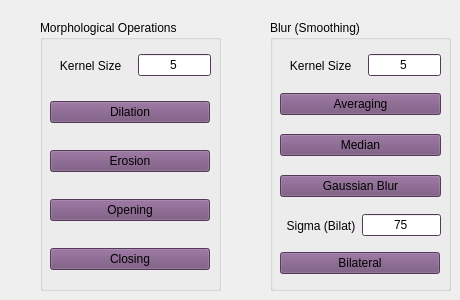
     <widget class="QWidget" name="tab_2">
      <attribute name="title">
       <string>Kernel Based</string>
      </attribute>
      <widget class="QGroupBox" name="Blur">
       <property name="geometry">
        <rect>
         <x>270</x>
         <y>20</y>
         <width>181</width>
         <height>271</height>
        </rect>
       </property>
       <property name="palette">
        <palette>
         <active>
          <colorrole role="WindowText">
           <brush brushstyle="SolidPattern">
            <color alpha="255">
             <red>1</red>
             <green>1</green>
             <blue>1</blue>
            </color>
           </brush>
          </colorrole>
          <colorrole role="Button">
           <brush brushstyle="SolidPattern">
            <color alpha="255">
             <red>117</red>
             <green>80</green>
             <blue>123</blue>
            </color>
           </brush>
          </colorrole>
          <colorrole role="Light">
           <brush brushstyle="SolidPattern">
            <color alpha="255">
             <red>176</red>
             <green>120</green>
             <blue>185</blue>
            </color>
           </brush>
          </colorrole>
          <colorrole role="Midlight">
           <brush brushstyle="SolidPattern">
            <color alpha="255">
             <red>146</red>
             <green>100</green>
             <blue>154</blue>
            </color>
           </brush>
          </colorrole>
          <colorrole role="Dark">
           <brush brushstyle="SolidPattern">
            <color alpha="255">
             <red>58</red>
             <green>40</green>
             <blue>61</blue>
            </color>
           </brush>
          </colorrole>
          <colorrole role="Mid">
           <brush brushstyle="SolidPattern">
            <color alpha="255">
             <red>78</red>
             <green>53</green>
             <blue>82</blue>
            </color>
           </brush>
          </colorrole>
          <colorrole role="Text">
           <brush brushstyle="SolidPattern">
            <color alpha="255">
             <red>1</red>
             <green>1</green>
             <blue>1</blue>
            </color>
           </brush>
          </colorrole>
          <colorrole role="BrightText">
           <brush brushstyle="SolidPattern">
            <color alpha="255">
             <red>1</red>
             <green>1</green>
             <blue>1</blue>
            </color>
           </brush>
          </colorrole>
          <colorrole role="ButtonText">
           <brush brushstyle="SolidPattern">
            <color alpha="255">
             <red>1</red>
             <green>1</green>
             <blue>1</blue>
            </color>
           </brush>
          </colorrole>
          <colorrole role="Base">
           <brush brushstyle="SolidPattern">
            <color alpha="255">
             <red>255</red>
             <green>255</green>
             <blue>255</blue>
            </color>
           </brush>
          </colorrole>
          <colorrole role="Window">
           <brush brushstyle="SolidPattern">
            <color alpha="255">
             <red>117</red>
             <green>80</green>
             <blue>123</blue>
            </color>
           </brush>
          </colorrole>
          <colorrole role="Shadow">
           <brush brushstyle="SolidPattern">
            <color alpha="255">
             <red>0</red>
             <green>0</green>
             <blue>0</blue>
            </color>
           </brush>
          </colorrole>
          <colorrole role="AlternateBase">
           <brush brushstyle="SolidPattern">
            <color alpha="255">
             <red>58</red>
             <green>40</green>
             <blue>61</blue>
            </color>
           </brush>
          </colorrole>
          <colorrole role="ToolTipBase">
           <brush brushstyle="SolidPattern">
            <color alpha="255">
             <red>255</red>
             <green>255</green>
             <blue>220</blue>
            </color>
           </brush>
          </colorrole>
          <colorrole role="ToolTipText">
           <brush brushstyle="SolidPattern">
            <color alpha="255">
             <red>0</red>
             <green>0</green>
             <blue>0</blue>
            </color>
           </brush>
          </colorrole>
         </active>
         <inactive>
          <colorrole role="WindowText">
           <brush brushstyle="SolidPattern">
            <color alpha="255">
             <red>1</red>
             <green>1</green>
             <blue>1</blue>
            </color>
           </brush>
          </colorrole>
          <colorrole role="Button">
           <brush brushstyle="SolidPattern">
            <color alpha="255">
             <red>117</red>
             <green>80</green>
             <blue>123</blue>
            </color>
           </brush>
          </colorrole>
          <colorrole role="Light">
           <brush brushstyle="SolidPattern">
            <color alpha="255">
             <red>176</red>
             <green>120</green>
             <blue>185</blue>
            </color>
           </brush>
          </colorrole>
          <colorrole role="Midlight">
           <brush brushstyle="SolidPattern">
            <color alpha="255">
             <red>146</red>
             <green>100</green>
             <blue>154</blue>
            </color>
           </brush>
          </colorrole>
          <colorrole role="Dark">
           <brush brushstyle="SolidPattern">
            <color alpha="255">
             <red>58</red>
             <green>40</green>
             <blue>61</blue>
            </color>
           </brush>
          </colorrole>
          <colorrole role="Mid">
           <brush brushstyle="SolidPattern">
            <color alpha="255">
             <red>78</red>
             <green>53</green>
             <blue>82</blue>
            </color>
           </brush>
          </colorrole>
          <colorrole role="Text">
           <brush brushstyle="SolidPattern">
            <color alpha="255">
             <red>1</red>
             <green>1</green>
             <blue>1</blue>
            </color>
           </brush>
          </colorrole>
          <colorrole role="BrightText">
           <brush brushstyle="SolidPattern">
            <color alpha="255">
             <red>1</red>
             <green>1</green>
             <blue>1</blue>
            </color>
           </brush>
          </colorrole>
          <colorrole role="ButtonText">
           <brush brushstyle="SolidPattern">
            <color alpha="255">
             <red>1</red>
             <green>1</green>
             <blue>1</blue>
            </color>
           </brush>
          </colorrole>
          <colorrole role="Base">
           <brush brushstyle="SolidPattern">
            <color alpha="255">
             <red>255</red>
             <green>255</green>
             <blue>255</blue>
            </color>
           </brush>
          </colorrole>
          <colorrole role="Window">
           <brush brushstyle="SolidPattern">
            <color alpha="255">
             <red>117</red>
             <green>80</green>
             <blue>123</blue>
            </color>
           </brush>
          </colorrole>
          <colorrole role="Shadow">
           <brush brushstyle="SolidPattern">
            <color alpha="255">
             <red>0</red>
             <green>0</green>
             <blue>0</blue>
            </color>
           </brush>
          </colorrole>
          <colorrole role="AlternateBase">
           <brush brushstyle="SolidPattern">
            <color alpha="255">
             <red>58</red>
             <green>40</green>
             <blue>61</blue>
            </color>
           </brush>
          </colorrole>
          <colorrole role="ToolTipBase">
           <brush brushstyle="SolidPattern">
            <color alpha="255">
             <red>255</red>
             <green>255</green>
             <blue>220</blue>
            </color>
           </brush>
          </colorrole>
          <colorrole role="ToolTipText">
           <brush brushstyle="SolidPattern">
            <color alpha="255">
             <red>0</red>
             <green>0</green>
             <blue>0</blue>
            </color>
           </brush>
          </colorrole>
         </inactive>
         <disabled>
          <colorrole role="WindowText">
           <brush brushstyle="SolidPattern">
            <color alpha="255">
             <red>58</red>
             <green>40</green>
             <blue>61</blue>
            </color>
           </brush>
          </colorrole>
          <colorrole role="Button">
           <brush brushstyle="SolidPattern">
            <color alpha="255">
             <red>117</red>
             <green>80</green>
             <blue>123</blue>
            </color>
           </brush>
          </colorrole>
          <colorrole role="Light">
           <brush brushstyle="SolidPattern">
            <color alpha="255">
             <red>176</red>
             <green>120</green>
             <blue>185</blue>
            </color>
           </brush>
          </colorrole>
          <colorrole role="Midlight">
           <brush brushstyle="SolidPattern">
            <color alpha="255">
             <red>146</red>
             <green>100</green>
             <blue>154</blue>
            </color>
           </brush>
          </colorrole>
          <colorrole role="Dark">
           <brush brushstyle="SolidPattern">
            <color alpha="255">
             <red>58</red>
             <green>40</green>
             <blue>61</blue>
            </color>
           </brush>
          </colorrole>
          <colorrole role="Mid">
           <brush brushstyle="SolidPattern">
            <color alpha="255">
             <red>78</red>
             <green>53</green>
             <blue>82</blue>
            </color>
           </brush>
          </colorrole>
          <colorrole role="Text">
           <brush brushstyle="SolidPattern">
            <color alpha="255">
             <red>58</red>
             <green>40</green>
             <blue>61</blue>
            </color>
           </brush>
          </colorrole>
          <colorrole role="BrightText">
           <brush brushstyle="SolidPattern">
            <color alpha="255">
             <red>1</red>
             <green>1</green>
             <blue>1</blue>
            </color>
           </brush>
          </colorrole>
          <colorrole role="ButtonText">
           <brush brushstyle="SolidPattern">
            <color alpha="255">
             <red>58</red>
             <green>40</green>
             <blue>61</blue>
            </color>
           </brush>
          </colorrole>
          <colorrole role="Base">
           <brush brushstyle="SolidPattern">
            <color alpha="255">
             <red>117</red>
             <green>80</green>
             <blue>123</blue>
            </color>
           </brush>
          </colorrole>
          <colorrole role="Window">
           <brush brushstyle="SolidPattern">
            <color alpha="255">
             <red>117</red>
             <green>80</green>
             <blue>123</blue>
            </color>
           </brush>
          </colorrole>
          <colorrole role="Shadow">
           <brush brushstyle="SolidPattern">
            <color alpha="255">
             <red>0</red>
             <green>0</green>
             <blue>0</blue>
            </color>
           </brush>
          </colorrole>
          <colorrole role="AlternateBase">
           <brush brushstyle="SolidPattern">
            <color alpha="255">
             <red>117</red>
             <green>80</green>
             <blue>123</blue>
            </color>
           </brush>
          </colorrole>
          <colorrole role="ToolTipBase">
           <brush brushstyle="SolidPattern">
            <color alpha="255">
             <red>255</red>
             <green>255</green>
             <blue>220</blue>
            </color>
           </brush>
          </colorrole>
          <colorrole role="ToolTipText">
           <brush brushstyle="SolidPattern">
            <color alpha="255">
             <red>0</red>
             <green>0</green>
             <blue>0</blue>
            </color>
           </brush>
          </colorrole>
         </disabled>
        </palette>
       </property>
       <property name="title">
        <string>Blur (Smoothing)</string>
       </property>
       <widget class="QWidget" name="verticalLayoutWidget_4">
        <property name="geometry">
         <rect>
          <x>10</x>
          <y>60</y>
          <width>161</width>
          <height>131</height>
         </rect>
        </property>
        <layout class="QVBoxLayout" name="verticalLayout_4">
         <item>
          <widget class="QPushButton" name="AveragingButton">
           <property name="text">
            <string>Averaging</string>
           </property>
          </widget>
         </item>
         <item>
          <widget class="QPushButton" name="MedianButton">
           <property name="text">
            <string>Median</string>
           </property>
          </widget>
         </item>
         <item>
          <widget class="QPushButton" name="GaussianBlurButton">
           <property name="text">
            <string>Gaussian Blur</string>
           </property>
          </widget>
         </item>
        </layout>
       </widget>
       <widget class="QWidget" name="horizontalLayoutWidget_4">
        <property name="geometry">
         <rect>
          <x>10</x>
          <y>30</y>
          <width>161</width>
          <height>31</height>
         </rect>
        </property>
        <layout class="QHBoxLayout" name="horizontalLayout_6">
         <item>
          <widget class="QLabel" name="label_3">
           <property name="text">
            <string>   Kernel Size   </string>
           </property>
          </widget>
         </item>
         <item>
          <widget class="QLineEdit" name="BlurKernelEdit">
           <property name="text">
            <string>5</string>
           </property>
           <property name="alignment">
            <set>Qt::AlignCenter</set>
           </property>
          </widget>
         </item>
        </layout>
       </widget>
       <widget class="QWidget" name="horizontalLayoutWidget_9">
        <property name="geometry">
         <rect>
          <x>10</x>
          <y>190</y>
          <width>161</width>
          <height>31</height>
         </rect>
        </property>
        <layout class="QHBoxLayout" name="horizontalLayout_10">
         <item>
          <widget class="QLabel" name="label_9">
           <property name="text">
            <string>  Sigma (Bilat)</string>
           </property>
          </widget>
         </item>
         <item>
          <widget class="QLineEdit" name="BilatSigmaEdit">
           <property name="text">
            <string>75</string>
           </property>
           <property name="alignment">
            <set>Qt::AlignCenter</set>
           </property>
          </widget>
         </item>
        </layout>
       </widget>
       <widget class="QWidget" name="verticalLayoutWidget_14">
        <property name="geometry">
         <rect>
          <x>10</x>
          <y>230</y>
          <width>160</width>
          <height>27</height>
         </rect>
        </property>
        <layout class="QVBoxLayout" name="verticalLayout_14">
         <item>
          <widget class="QPushButton" name="BilateralButton">
           <property name="text">
            <string>Bilateral</string>
           </property>
          </widget>
         </item>
        </layout>
       </widget>
      </widget>
      <widget class="QGroupBox" name="Morphology">
       <property name="geometry">
        <rect>
         <x>40</x>
         <y>20</y>
         <width>181</width>
         <height>271</height>
        </rect>
       </property>
       <property name="palette">
        <palette>
         <active>
          <colorrole role="WindowText">
           <brush brushstyle="SolidPattern">
            <color alpha="255">
             <red>0</red>
             <green>0</green>
             <blue>0</blue>
            </color>
           </brush>
          </colorrole>
          <colorrole role="Button">
           <brush brushstyle="SolidPattern">
            <color alpha="255">
             <red>117</red>
             <green>80</green>
             <blue>123</blue>
            </color>
           </brush>
          </colorrole>
          <colorrole role="Light">
           <brush brushstyle="SolidPattern">
            <color alpha="255">
             <red>176</red>
             <green>120</green>
             <blue>185</blue>
            </color>
           </brush>
          </colorrole>
          <colorrole role="Midlight">
           <brush brushstyle="SolidPattern">
            <color alpha="255">
             <red>146</red>
             <green>100</green>
             <blue>154</blue>
            </color>
           </brush>
          </colorrole>
          <colorrole role="Dark">
           <brush brushstyle="SolidPattern">
            <color alpha="255">
             <red>58</red>
             <green>40</green>
             <blue>61</blue>
            </color>
           </brush>
          </colorrole>
          <colorrole role="Mid">
           <brush brushstyle="SolidPattern">
            <color alpha="255">
             <red>78</red>
             <green>53</green>
             <blue>82</blue>
            </color>
           </brush>
          </colorrole>
          <colorrole role="Text">
           <brush brushstyle="SolidPattern">
            <color alpha="255">
             <red>0</red>
             <green>0</green>
             <blue>0</blue>
            </color>
           </brush>
          </colorrole>
          <colorrole role="BrightText">
           <brush brushstyle="SolidPattern">
            <color alpha="255">
             <red>0</red>
             <green>0</green>
             <blue>0</blue>
            </color>
           </brush>
          </colorrole>
          <colorrole role="ButtonText">
           <brush brushstyle="SolidPattern">
            <color alpha="255">
             <red>0</red>
             <green>0</green>
             <blue>0</blue>
            </color>
           </brush>
          </colorrole>
          <colorrole role="Base">
           <brush brushstyle="SolidPattern">
            <color alpha="255">
             <red>255</red>
             <green>255</green>
             <blue>255</blue>
            </color>
           </brush>
          </colorrole>
          <colorrole role="Window">
           <brush brushstyle="SolidPattern">
            <color alpha="255">
             <red>117</red>
             <green>80</green>
             <blue>123</blue>
            </color>
           </brush>
          </colorrole>
          <colorrole role="Shadow">
           <brush brushstyle="SolidPattern">
            <color alpha="255">
             <red>0</red>
             <green>0</green>
             <blue>0</blue>
            </color>
           </brush>
          </colorrole>
          <colorrole role="AlternateBase">
           <brush brushstyle="SolidPattern">
            <color alpha="255">
             <red>58</red>
             <green>40</green>
             <blue>61</blue>
            </color>
           </brush>
          </colorrole>
          <colorrole role="ToolTipBase">
           <brush brushstyle="SolidPattern">
            <color alpha="255">
             <red>255</red>
             <green>255</green>
             <blue>220</blue>
            </color>
           </brush>
          </colorrole>
          <colorrole role="ToolTipText">
           <brush brushstyle="SolidPattern">
            <color alpha="255">
             <red>0</red>
             <green>0</green>
             <blue>0</blue>
            </color>
           </brush>
          </colorrole>
         </active>
         <inactive>
          <colorrole role="WindowText">
           <brush brushstyle="SolidPattern">
            <color alpha="255">
             <red>0</red>
             <green>0</green>
             <blue>0</blue>
            </color>
           </brush>
          </colorrole>
          <colorrole role="Button">
           <brush brushstyle="SolidPattern">
            <color alpha="255">
             <red>117</red>
             <green>80</green>
             <blue>123</blue>
            </color>
           </brush>
          </colorrole>
          <colorrole role="Light">
           <brush brushstyle="SolidPattern">
            <color alpha="255">
             <red>176</red>
             <green>120</green>
             <blue>185</blue>
            </color>
           </brush>
          </colorrole>
          <colorrole role="Midlight">
           <brush brushstyle="SolidPattern">
            <color alpha="255">
             <red>146</red>
             <green>100</green>
             <blue>154</blue>
            </color>
           </brush>
          </colorrole>
          <colorrole role="Dark">
           <brush brushstyle="SolidPattern">
            <color alpha="255">
             <red>58</red>
             <green>40</green>
             <blue>61</blue>
            </color>
           </brush>
          </colorrole>
          <colorrole role="Mid">
           <brush brushstyle="SolidPattern">
            <color alpha="255">
             <red>78</red>
             <green>53</green>
             <blue>82</blue>
            </color>
           </brush>
          </colorrole>
          <colorrole role="Text">
           <brush brushstyle="SolidPattern">
            <color alpha="255">
             <red>0</red>
             <green>0</green>
             <blue>0</blue>
            </color>
           </brush>
          </colorrole>
          <colorrole role="BrightText">
           <brush brushstyle="SolidPattern">
            <color alpha="255">
             <red>0</red>
             <green>0</green>
             <blue>0</blue>
            </color>
           </brush>
          </colorrole>
          <colorrole role="ButtonText">
           <brush brushstyle="SolidPattern">
            <color alpha="255">
             <red>0</red>
             <green>0</green>
             <blue>0</blue>
            </color>
           </brush>
          </colorrole>
          <colorrole role="Base">
           <brush brushstyle="SolidPattern">
            <color alpha="255">
             <red>255</red>
             <green>255</green>
             <blue>255</blue>
            </color>
           </brush>
          </colorrole>
          <colorrole role="Window">
           <brush brushstyle="SolidPattern">
            <color alpha="255">
             <red>117</red>
             <green>80</green>
             <blue>123</blue>
            </color>
           </brush>
          </colorrole>
          <colorrole role="Shadow">
           <brush brushstyle="SolidPattern">
            <color alpha="255">
             <red>0</red>
             <green>0</green>
             <blue>0</blue>
            </color>
           </brush>
          </colorrole>
          <colorrole role="AlternateBase">
           <brush brushstyle="SolidPattern">
            <color alpha="255">
             <red>58</red>
             <green>40</green>
             <blue>61</blue>
            </color>
           </brush>
          </colorrole>
          <colorrole role="ToolTipBase">
           <brush brushstyle="SolidPattern">
            <color alpha="255">
             <red>255</red>
             <green>255</green>
             <blue>220</blue>
            </color>
           </brush>
          </colorrole>
          <colorrole role="ToolTipText">
           <brush brushstyle="SolidPattern">
            <color alpha="255">
             <red>0</red>
             <green>0</green>
             <blue>0</blue>
            </color>
           </brush>
          </colorrole>
         </inactive>
         <disabled>
          <colorrole role="WindowText">
           <brush brushstyle="SolidPattern">
            <color alpha="255">
             <red>58</red>
             <green>40</green>
             <blue>61</blue>
            </color>
           </brush>
          </colorrole>
          <colorrole role="Button">
           <brush brushstyle="SolidPattern">
            <color alpha="255">
             <red>117</red>
             <green>80</green>
             <blue>123</blue>
            </color>
           </brush>
          </colorrole>
          <colorrole role="Light">
           <brush brushstyle="SolidPattern">
            <color alpha="255">
             <red>176</red>
             <green>120</green>
             <blue>185</blue>
            </color>
           </brush>
          </colorrole>
          <colorrole role="Midlight">
           <brush brushstyle="SolidPattern">
            <color alpha="255">
             <red>146</red>
             <green>100</green>
             <blue>154</blue>
            </color>
           </brush>
          </colorrole>
          <colorrole role="Dark">
           <brush brushstyle="SolidPattern">
            <color alpha="255">
             <red>58</red>
             <green>40</green>
             <blue>61</blue>
            </color>
           </brush>
          </colorrole>
          <colorrole role="Mid">
           <brush brushstyle="SolidPattern">
            <color alpha="255">
             <red>78</red>
             <green>53</green>
             <blue>82</blue>
            </color>
           </brush>
          </colorrole>
          <colorrole role="Text">
           <brush brushstyle="SolidPattern">
            <color alpha="255">
             <red>58</red>
             <green>40</green>
             <blue>61</blue>
            </color>
           </brush>
          </colorrole>
          <colorrole role="BrightText">
           <brush brushstyle="SolidPattern">
            <color alpha="255">
             <red>0</red>
             <green>0</green>
             <blue>0</blue>
            </color>
           </brush>
          </colorrole>
          <colorrole role="ButtonText">
           <brush brushstyle="SolidPattern">
            <color alpha="255">
             <red>58</red>
             <green>40</green>
             <blue>61</blue>
            </color>
           </brush>
          </colorrole>
          <colorrole role="Base">
           <brush brushstyle="SolidPattern">
            <color alpha="255">
             <red>117</red>
             <green>80</green>
             <blue>123</blue>
            </color>
           </brush>
          </colorrole>
          <colorrole role="Window">
           <brush brushstyle="SolidPattern">
            <color alpha="255">
             <red>117</red>
             <green>80</green>
             <blue>123</blue>
            </color>
           </brush>
          </colorrole>
          <colorrole role="Shadow">
           <brush brushstyle="SolidPattern">
            <color alpha="255">
             <red>0</red>
             <green>0</green>
             <blue>0</blue>
            </color>
           </brush>
          </colorrole>
          <colorrole role="AlternateBase">
           <brush brushstyle="SolidPattern">
            <color alpha="255">
             <red>117</red>
             <green>80</green>
             <blue>123</blue>
            </color>
           </brush>
          </colorrole>
          <colorrole role="ToolTipBase">
           <brush brushstyle="SolidPattern">
            <color alpha="255">
             <red>255</red>
             <green>255</green>
             <blue>220</blue>
            </color>
           </brush>
          </colorrole>
          <colorrole role="ToolTipText">
           <brush brushstyle="SolidPattern">
            <color alpha="255">
             <red>0</red>
             <green>0</green>
             <blue>0</blue>
            </color>
           </brush>
          </colorrole>
         </disabled>
        </palette>
       </property>
       <property name="title">
        <string>Morphological Operations</string>
       </property>
       <widget class="QWidget" name="verticalLayoutWidget_5">
        <property name="geometry">
         <rect>
          <x>10</x>
          <y>60</y>
          <width>160</width>
          <height>211</height>
         </rect>
        </property>
        <layout class="QVBoxLayout" name="verticalLayout_5">
         <item>
          <widget class="QPushButton" name="DilationButton">
           <property name="text">
            <string>Dilation</string>
           </property>
          </widget>
         </item>
         <item>
          <widget class="QPushButton" name="ErosionButton">
           <property name="text">
            <string>Erosion</string>
           </property>
          </widget>
         </item>
         <item>
          <widget class="QPushButton" name="OpeningButton">
           <property name="text">
            <string>Opening</string>
           </property>
          </widget>
         </item>
         <item>
          <widget class="QPushButton" name="ClosingButton">
           <property name="text">
            <string>Closing</string>
           </property>
          </widget>
         </item>
        </layout>
       </widget>
       <widget class="QWidget" name="horizontalLayoutWidget_5">
        <property name="geometry">
         <rect>
          <x>10</x>
          <y>30</y>
          <width>161</width>
          <height>31</height>
         </rect>
        </property>
        <layout class="QHBoxLayout" name="horizontalLayout_7">
         <item>
          <widget class="QLabel" name="label_4">
           <property name="text">
            <string>   Kernel Size   </string>
           </property>
          </widget>
         </item>
         <item>
          <widget class="QLineEdit" name="MorphoKernelEdit">
           <property name="text">
            <string>5</string>
           </property>
           <property name="alignment">
            <set>Qt::AlignCenter</set>
           </property>
          </widget>
         </item>
        </layout>
       </widget>
      </widget>
     </widget>
